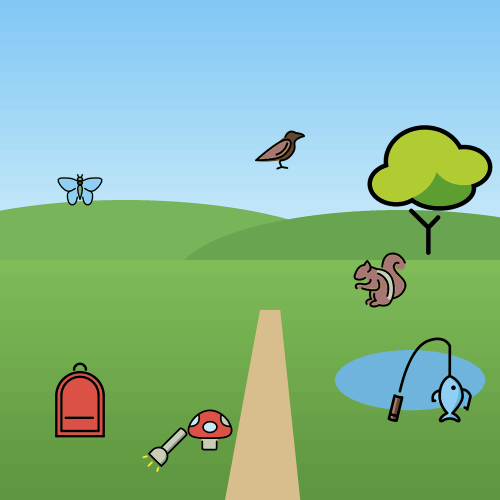
#> input picture gazeplay-games/src/main/resources/data/spotthedifferences/camp-easy.png, 1000 x 1000 px, given in place of 1F6CB.png, which was not available (shown at 1/2 size)
$ python make_spotdifferences_images.py ../../gazeplay-games/src/main/resources/data/spotthedifferences/camp-easy.png ../../gazeplay-games/src/main/resources/data/spotthedifferences/camp-hard.png
#> lines starting #> are read from the running program, lines starting #| are printed output that depends on the picture
"""Draws the scenes of Spot The Differences (gazeplay-games: data/spotthedifferences), made for GazePlay Learning in
October 2026 to replace scenes of unknown source. Same license as GazePlay Learning (GPL-3.0-or-later) for the
backgrounds; the objects are OpenMoji (CC BY-SA 4.0).

python make_spotdifferences_images.py <folder of the 618x618 PNG files of OpenMoji> <data/spotthedifferences folder>
Pillow is required. For each scene: <scene>.png (the first picture, 1000 x 1000) and, for each level,
<scene>-<level>.png (the second picture, with 3, 5 or 7 differences); then instances.json (the pictures and, for each
level, the center and radius of each difference, in pixels of the picture). The differences are made here (an object
removed, replaced or of another color), so that the circles of the game are always right.

20/11/2026 (tester's feedback: two identical microphones counted as a difference, shells of another color not
counted): the pictures of a scene share one palette (each picture had its own, so that an unchanged object could get
other colors), a change of color is kept only when it shows (a grey object, the microphone, did not change: it is
replaced or removed instead), and the pictures are checked at the end: no pixel changes outside the circles, and each
circle changes visibly (check()).
"""
import colorsys
import json
import math
import os
import sys

from PIL import Image, ImageDraw

S, K = 1000, 2  # size of a picture, drawn at scale 2, then reduced

# The objects of each scene: (OpenMoji code point, center x, center y, size, code point of the replacing object or
# None). The levels take the biggest objects in Easy, the smallest in Hard (see LEVELS).
SCENES = {
    'house': [('1F6CB', 330, 640, 300, None), ('1F4FA', 780, 600, 190, '1F4BB'), ('1F5BC', 330, 270, 190, '1F3A8'),
              ('1FAB4', 900, 820, 170, '1F335'), ('1F408', 560, 860, 160, '1F415'), ('1F570', 780, 410, 110, '23F0'),
              ('1F9F8', 120, 860, 130, '1FA80'), ('1F4DA', 650, 430, 110, '1F4D6'), ('26BD', 380, 900, 100, '1F3C0'),
              ('1F3FA', 900, 420, 110, '1F490')],
    'camp': [('26FA', 330, 560, 320, None), ('1F525', 640, 740, 200, '1FAB5'), ('1F332', 860, 380, 260, '1F333'),
             ('1F392', 160, 800, 150, '1F45C'), ('1F3A3', 860, 760, 170, '1F6F6'), ('1F426', 560, 300, 100, '1F989'),
             ('1F43F', 760, 560, 110, '1F994'), ('1F344', 420, 860, 90, '1F338'), ('1F98B', 160, 380, 90, '1F41D'),
             ('1F526', 330, 900, 90, '1F56F')],
    'concert': [('1F3B9', 260, 430, 260, None), ('1F941', 720, 420, 240, '1FA98'), ('1F3B8', 500, 400, 200, '1FA95'),
                ('1F3A4', 500, 720, 170, '1F3A7'), ('1F3B7', 130, 760, 150, '1F3BA'), ('1F3BB', 860, 760, 150, '1FA97'),
                ('1F3B5', 300, 160, 100, '1F3B6'), ('1F3B6', 700, 150, 100, '1F3BC'), ('1F339', 300, 860, 90, '1F337'),
                ('1F31F', 870, 160, 90, '2B50')],
    'kitchen': [('1FAD6', 500, 560, 220, None), ('1F382', 220, 560, 200, '1F370'), ('1F35E', 790, 560, 170, '1F950'),
                ('1F373', 760, 280, 170, '1F372'), ('1F34E', 180, 830, 120, '1F350'), ('1F34C', 400, 840, 120, '1F955'),
                ('2615', 640, 830, 110, '1F95B'), ('1F9C0', 860, 840, 110, '1F95A'), ('1F374', 260, 290, 110, '1F944'),
                ('1F95E', 480, 280, 110, '1F9C7')],
    'oasis': [('1F334', 330, 450, 320, None), ('1F42B', 700, 620, 260, '1F42A'), ('1F335', 130, 720, 170, '1F33F'),
              ('2600', 820, 160, 170, '1F31E'), ('1F40D', 360, 850, 140, '1F98E'), ('1F982', 850, 870, 110, '1F577'),
              ('1F985', 560, 180, 110, '1F426'), ('1F3FA', 560, 860, 100, '1F48E'), ('1F334', 900, 480, 140, '1F335'),
              ('1F33A', 160, 880, 80, '1F33C')],
    'sea': [('26F5', 520, 150, 230, None), ('1F433', 230, 380, 230, '1F42C'), ('1F419', 760, 460, 190, '1F991'),
            ('1F422', 340, 650, 170, '1F9AD'), ('1F420', 720, 690, 140, '1F421'), ('1F980', 150, 870, 120, '1F99E'),
            ('1F41A', 450, 900, 90, '2B50'), ('1F990', 640, 890, 100, '1F99E'), ('1FABC', 880, 230, 100, '1F41F'),
            ('1F41F', 860, 880, 100, '1F420')],
    'snow': [('26C4', 300, 640, 280, None), ('1F384', 760, 500, 260, '1F332'), ('1F98C', 560, 720, 200, '1F43B-200D-2744-FE0F'),
             ('1F427', 140, 880, 140, '1F426'), ('1F6F7', 800, 860, 150, '1F3BF'), ('2744', 220, 200, 100, '2B50'),
             ('1F9E3', 420, 880, 100, '1F9E4'), ('26F8', 620, 900, 90, '1F3D2'), ('2601', 620, 170, 130, '2600'),
             ('2744', 880, 230, 80, '1F31F')],
    'farm': [('1F404', 320, 650, 260, None), ('1F69C', 760, 560, 240, '1F697'), ('1F416', 600, 800, 170, '1F411'),
             ('1F414', 150, 850, 130, '1F986'), ('1F33B', 880, 820, 140, '1F337'), ('1F415', 380, 870, 110, '1F408'),
             ('1F955', 760, 890, 90, '1F33D'), ('1F95A', 240, 900, 70, '1F423'), ('1F426', 620, 240, 90, '1F98B'),
             ('1F333', 140, 450, 180, '1F332')],
}

# The levels: the number of differences, which objects (sorted from the biggest), and what changes, in turn
LEVELS = {
    'easy': (3, lambda objects: objects[:3], ['remove', 'swap', 'remove']),
    'normal': (5, lambda objects: objects[1:6], ['swap', 'remove', 'color', 'swap', 'remove']),
    'hard': (7, lambda objects: objects[-7:], ['color', 'swap', 'remove', 'color', 'swap', 'remove', 'color']),
}

src, out = sys.argv[1], sys.argv[2]


def canvas():
    image = Image.new('RGB', (S * K, S * K))
    return image, ImageDraw.Draw(image)


def s(*values):
    return [v * K for v in values]


# [4 lines left out: function gradient, not called in this run]


def blob(draw, cx, cy, rx, ry, color):
    draw.ellipse(s(cx - rx, cy - ry, cx + rx, cy + ry), fill=color)


def house():
    image, draw = canvas()
#> in canvas, `image = Image.new('RGB', (S * K, S * K))`: image: PIL image 2000x2000 RGB; every value is 0
    draw.rectangle(s(0, 0, S, 700), fill=(250, 220, 170))
    for x in range(0, S, 80):
        draw.rectangle(s(x, 0, x + 40, 700), fill=(245, 210, 160))
    draw.rectangle(s(0, 700, S, S), fill=(200, 140, 90))
    for y in range(720, S, 60):
        draw.line(s(0, y, S, y), fill=(180, 120, 75), width=3 * K)
    # A window and a shelf
    draw.rectangle(s(560, 120, 720, 300), fill=(150, 210, 245), outline=(120, 80, 50), width=10 * K)
    draw.line(s(640, 120, 640, 300), fill=(120, 80, 50), width=8 * K)
    draw.rectangle(s(600, 480, 960, 500), fill=(150, 100, 60))
    # A rug
    blob(draw, 420, 880, 330, 70, (220, 110, 100))
    return image


# [103 lines left out: functions camp, concert, kitchen, oasis, sea, snow and 1 more, not called in this run]


DRAW = {'house': house, 'camp': camp, 'concert': concert, 'kitchen': kitchen, 'oasis': oasis, 'sea': sea,
        'snow': snow, 'farm': farm}


def emoji(code, size):
    """The object, its empty margin cut, its biggest side of this size, centered on a square of this size."""
    item = Image.open(os.path.join(src, code + '.png')).convert('RGBA')
    item = item.crop(item.getbbox())
    scale = size / max(item.size)
    item = item.resize((max(1, round(item.width * scale)), max(1, round(item.height * scale))), Image.LANCZOS)
    square = Image.new('RGBA', (size, size))
    square.paste(item, ((size - item.width) // 2, (size - item.height) // 2))
    return square


# [13 lines left out: function recolor, not called in this run]


VISIBLE = 60  # distance of colors (sum of the differences of R, G and B) of a visible change
MIN_RECOLORED = 0.3  # part of the pixels of an object a change of color must change visibly
MIN_IN_CIRCLE = 0.05  # part of the pixels of a circle a difference must change visibly (a thin fishing rod: 0.067)


# [11 lines left out: function recolor_shows, not called in this run]


def picture(background, objects, changes):
    """The scene with its objects; changes: index of an object -> 'remove', 'swap' or 'color'."""
    image = background.copy()
    for index, (code, x, y, size, other) in enumerate(objects):
        change = changes.get(index)
        if change == 'remove':
            continue
        item = emoji(other if change == 'swap' else code, size)
        if change == 'color':
            item = recolor(item)
        image.paste(item, (x - size // 2, y - size // 2), item)
    return image


# [7 lines left out: function shared_palette, not called in this run]


def save(image, palette, path):
    image.convert('RGB').quantize(palette=palette, dither=Image.Dither.NONE).save(path, optimize=True)


# [38 lines left out: functions change_of, radius_of, check, not called in this run]


instances = []
for scene, objects in SCENES.items():
    background = DRAW[scene]().resize((S, S), Image.LANCZOS)
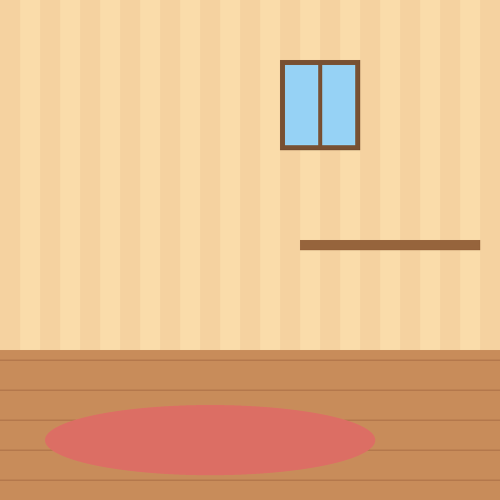
#> background: PIL image 1000x1000 RGB (shown at 1/2 size); mean R, G, B 230.6, 187.9, 142.9
    first = picture(background, objects, {})
#> in emoji, `item = item.resize((max(1, round(item.width * scale)), max(1, round(it..`:
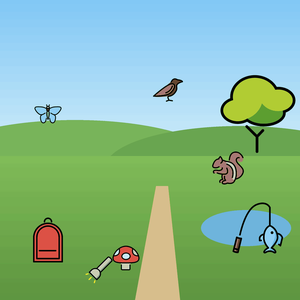
#> item: PIL image 300x300 RGBA; mean R, G, B, A 133.6, 183, 146.4, 255
#> in emoji, `square = Image.new('RGBA', (size, size))`: square: PIL image 300x300 RGBA; every value is 0
#> in picture, `image.paste(item, (x - size // 2, y - size // 2), item)`:
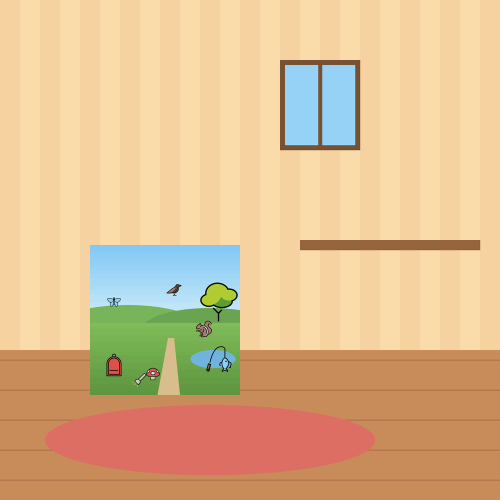
#> image: PIL image 1000x1000 RGB (shown at 1/2 size); mean R, G, B 221.7, 187.1, 143.3
#> (the run stopped early here; a loop or call above may not have finished)

$ run again, on gazeplay-games/src/main/resources/data/spotthedifferences/camp-hard.png
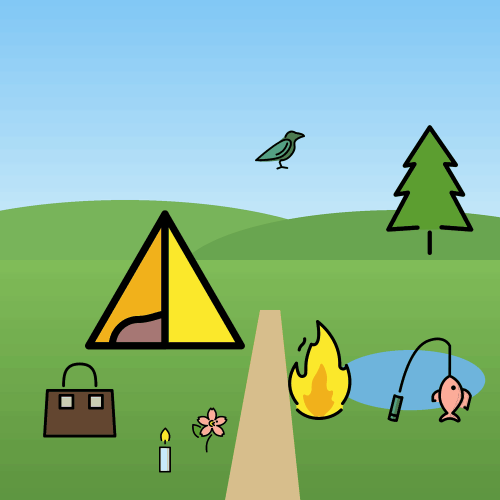
#> input picture gazeplay-games/src/main/resources/data/spotthedifferences/camp-hard.png, 1000 x 1000 px, given in place of 1F6CB.png, which was not available (shown at 1/2 size)
#> in emoji, `item = item.resize((max(1, round(item.width * scale)), max(1, round(it..`:
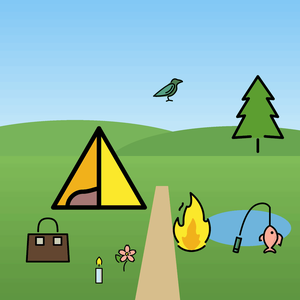
#> item: PIL image 300x300 RGBA; mean R, G, B, A 135, 181.5, 145.7, 255
#> square: PIL image 300x300 RGBA; every value is 0
#> in picture, `image.paste(item, (x - size // 2, y - size // 2), item)`:
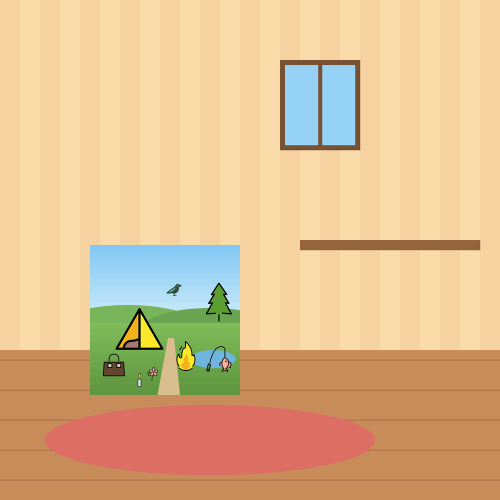
#> image: PIL image 1000x1000 RGB (shown at 1/2 size); mean R, G, B 221.8, 186.9, 143.2
